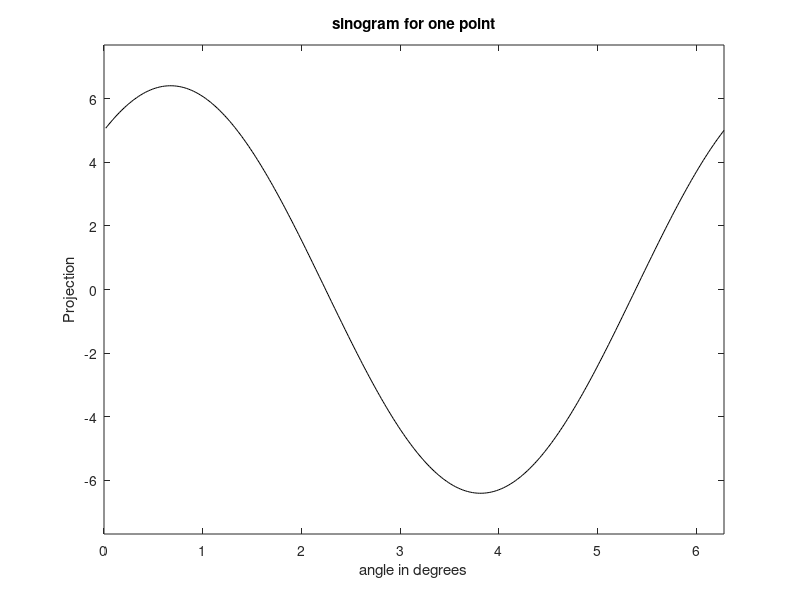

This chart was generated by the following MATLAB code:
% Sinogram for one point
%the point
x0=5; y0=4;

%sinogram preparation
NP=360; %number of points
alpha=1:1:NP; 
alpha=alpha.*pi/180; %angle in rads
P=zeros(1,NP); %space for projections

for nn=1:NP,
   P(nn)=(x0*cos(alpha(nn)))+(y0*sin(alpha(nn)));
end;

figure(1)
plot(alpha(:),P(:),'k');
axis([0 2*pi 1.2*min(P) 1.2*max(P)]);
title('sinogram for one point');
xlabel('angle in degrees');
ylabel('Projection');
   
